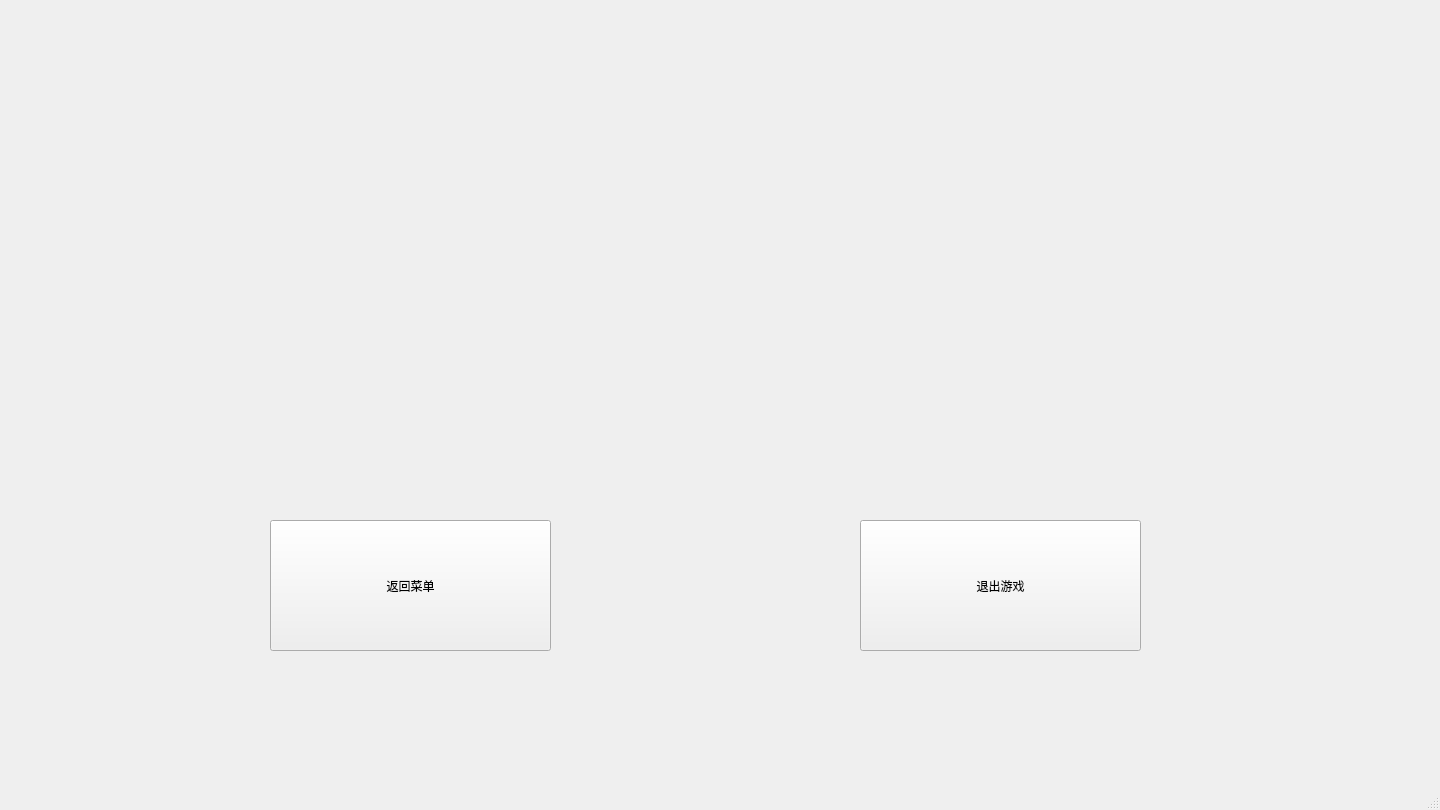
<?xml version="1.0" encoding="UTF-8"?>
<ui version="4.0">
 <class>GameOver</class>
 <widget class="QMainWindow" name="GameOver">
  <property name="geometry">
   <rect>
    <x>0</x>
    <y>0</y>
    <width>1440</width>
    <height>810</height>
   </rect>
  </property>
  <property name="windowTitle">
   <string>MainWindow</string>
  </property>
  <widget class="QWidget" name="centralwidget">
   <widget class="QPushButton" name="pushButton">
    <property name="geometry">
     <rect>
      <x>270</x>
      <y>520</y>
      <width>281</width>
      <height>131</height>
     </rect>
    </property>
    <property name="text">
     <string>返回菜单</string>
    </property>
   </widget>
   <widget class="QPushButton" name="pushButton_2">
    <property name="geometry">
     <rect>
      <x>860</x>
      <y>520</y>
      <width>281</width>
      <height>131</height>
     </rect>
    </property>
    <property name="text">
     <string>退出游戏</string>
    </property>
   </widget>
  </widget>
  <widget class="QMenuBar" name="menubar">
   <property name="geometry">
    <rect>
     <x>0</x>
     <y>0</y>
     <width>1440</width>
     <height>26</height>
    </rect>
   </property>
  </widget>
  <widget class="QStatusBar" name="statusbar"/>
 </widget>
 <resources/>
 <connections/>
</ui>
